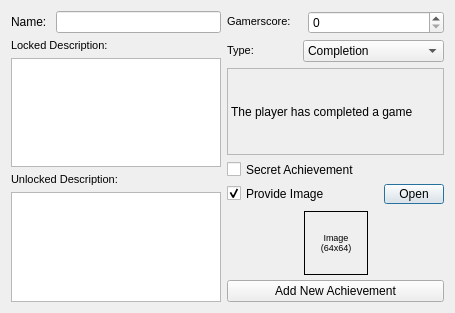
<?xml version="1.0" encoding="UTF-8"?>
<ui version="4.0">
 <class>AchievementInjectorDialog</class>
 <widget class="QDialog" name="AchievementInjectorDialog">
  <property name="geometry">
   <rect>
    <x>0</x>
    <y>0</y>
    <width>455</width>
    <height>313</height>
   </rect>
  </property>
  <property name="maximumSize">
   <size>
    <width>455</width>
    <height>313</height>
   </size>
  </property>
  <property name="windowTitle">
   <string>Achievement Adder Dialog</string>
  </property>
  <layout class="QGridLayout" name="gridLayout">
   <item row="0" column="0" rowspan="5">
    <layout class="QVBoxLayout" name="verticalLayout">
     <item>
      <layout class="QHBoxLayout" name="horizontalLayout">
       <item>
        <widget class="QLabel" name="label">
         <property name="text">
          <string>Name: </string>
         </property>
        </widget>
       </item>
       <item>
        <widget class="QLineEdit" name="nameTxt">
         <property name="maxLength">
          <number>25</number>
         </property>
        </widget>
       </item>
      </layout>
     </item>
     <item>
      <layout class="QVBoxLayout" name="verticalLayout_4">
       <item>
        <widget class="QLabel" name="label_6">
         <property name="text">
          <string>&lt;!DOCTYPE HTML PUBLIC &quot;-//W3C//DTD HTML 4.0//EN&quot; &quot;http://www.w3.org/TR/REC-html40/strict.dtd&quot;&gt;
&lt;html&gt;&lt;head&gt;&lt;meta name=&quot;qrichtext&quot; content=&quot;1&quot; /&gt;&lt;style type=&quot;text/css&quot;&gt;
p, li { white-space: pre-wrap; }
&lt;/style&gt;&lt;/head&gt;&lt;body style=&quot; font-family:'MS Shell Dlg 2'; font-size:8.25pt; font-weight:400; font-style:normal;&quot;&gt;
&lt;p style=&quot; margin-top:0px; margin-bottom:0px; margin-left:0px; margin-right:0px; -qt-block-indent:0; text-indent:0px;&quot;&gt;&lt;span style=&quot; font-size:8pt;&quot;&gt;Locked Description:&lt;/span&gt;&lt;/p&gt;&lt;/body&gt;&lt;/html&gt;</string>
         </property>
        </widget>
       </item>
       <item>
        <widget class="QPlainTextEdit" name="lockedDescTxt">
         <property name="minimumSize">
          <size>
           <width>206</width>
           <height>0</height>
          </size>
         </property>
         <property name="maximumBlockCount">
          <number>1</number>
         </property>
        </widget>
       </item>
      </layout>
     </item>
     <item>
      <layout class="QVBoxLayout" name="verticalLayout_3">
       <item>
        <widget class="QLabel" name="label_5">
         <property name="text">
          <string>&lt;!DOCTYPE HTML PUBLIC &quot;-//W3C//DTD HTML 4.0//EN&quot; &quot;http://www.w3.org/TR/REC-html40/strict.dtd&quot;&gt;
&lt;html&gt;&lt;head&gt;&lt;meta name=&quot;qrichtext&quot; content=&quot;1&quot; /&gt;&lt;style type=&quot;text/css&quot;&gt;
p, li { white-space: pre-wrap; }
&lt;/style&gt;&lt;/head&gt;&lt;body style=&quot; font-family:'MS Shell Dlg 2'; font-size:8.25pt; font-weight:400; font-style:normal;&quot;&gt;
&lt;p style=&quot; margin-top:0px; margin-bottom:0px; margin-left:0px; margin-right:0px; -qt-block-indent:0; text-indent:0px;&quot;&gt;&lt;span style=&quot; font-size:8pt;&quot;&gt;Unlocked Description:&lt;/span&gt;&lt;/p&gt;&lt;/body&gt;&lt;/html&gt;</string>
         </property>
        </widget>
       </item>
       <item>
        <widget class="QPlainTextEdit" name="unlockedDescTxt">
         <property name="minimumSize">
          <size>
           <width>206</width>
           <height>0</height>
          </size>
         </property>
         <property name="maximumBlockCount">
          <number>1</number>
         </property>
        </widget>
       </item>
      </layout>
     </item>
    </layout>
   </item>
   <item row="0" column="1">
    <layout class="QHBoxLayout" name="horizontalLayout_5">
     <item>
      <widget class="QLabel" name="label_9">
       <property name="minimumSize">
        <size>
         <width>70</width>
         <height>20</height>
        </size>
       </property>
       <property name="maximumSize">
        <size>
         <width>75</width>
         <height>20</height>
        </size>
       </property>
       <property name="text">
        <string>&lt;!DOCTYPE HTML PUBLIC &quot;-//W3C//DTD HTML 4.0//EN&quot; &quot;http://www.w3.org/TR/REC-html40/strict.dtd&quot;&gt;
&lt;html&gt;&lt;head&gt;&lt;meta name=&quot;qrichtext&quot; content=&quot;1&quot; /&gt;&lt;style type=&quot;text/css&quot;&gt;
p, li { white-space: pre-wrap; }
&lt;/style&gt;&lt;/head&gt;&lt;body style=&quot; font-family:'MS Shell Dlg 2'; font-size:8.25pt; font-weight:400; font-style:normal;&quot;&gt;
&lt;p style=&quot; margin-top:0px; margin-bottom:0px; margin-left:0px; margin-right:0px; -qt-block-indent:0; text-indent:0px;&quot;&gt;&lt;span style=&quot; font-size:8pt;&quot;&gt;Gamerscore:&lt;/span&gt;&lt;/p&gt;&lt;/body&gt;&lt;/html&gt;</string>
       </property>
      </widget>
     </item>
     <item>
      <widget class="QSpinBox" name="gamerscoreSpin">
       <property name="maximum">
        <number>2147483647</number>
       </property>
      </widget>
     </item>
    </layout>
   </item>
   <item row="1" column="1">
    <layout class="QHBoxLayout" name="horizontalLayout_3">
     <item>
      <widget class="QLabel" name="label_7">
       <property name="minimumSize">
        <size>
         <width>70</width>
         <height>20</height>
        </size>
       </property>
       <property name="maximumSize">
        <size>
         <width>70</width>
         <height>20</height>
        </size>
       </property>
       <property name="text">
        <string>&lt;!DOCTYPE HTML PUBLIC &quot;-//W3C//DTD HTML 4.0//EN&quot; &quot;http://www.w3.org/TR/REC-html40/strict.dtd&quot;&gt;
&lt;html&gt;&lt;head&gt;&lt;meta name=&quot;qrichtext&quot; content=&quot;1&quot; /&gt;&lt;style type=&quot;text/css&quot;&gt;
p, li { white-space: pre-wrap; }
&lt;/style&gt;&lt;/head&gt;&lt;body style=&quot; font-family:'MS Shell Dlg 2'; font-size:8.25pt; font-weight:400; font-style:normal;&quot;&gt;
&lt;p style=&quot; margin-top:0px; margin-bottom:0px; margin-left:0px; margin-right:0px; -qt-block-indent:0; text-indent:0px;&quot;&gt;&lt;span style=&quot; font-size:8pt;&quot;&gt;Type:&lt;/span&gt;&lt;/p&gt;&lt;/body&gt;&lt;/html&gt;</string>
       </property>
      </widget>
     </item>
     <item>
      <widget class="QComboBox" name="comboBox">
       <item>
        <property name="text">
         <string>Completion</string>
        </property>
       </item>
       <item>
        <property name="text">
         <string>Leveling</string>
        </property>
       </item>
       <item>
        <property name="text">
         <string>Unlock</string>
        </property>
       </item>
       <item>
        <property name="text">
         <string>Event</string>
        </property>
       </item>
       <item>
        <property name="text">
         <string>Tournament</string>
        </property>
       </item>
       <item>
        <property name="text">
         <string>Checkpoint</string>
        </property>
       </item>
       <item>
        <property name="text">
         <string>Other</string>
        </property>
       </item>
      </widget>
     </item>
    </layout>
   </item>
   <item row="2" column="1">
    <widget class="QLabel" name="typeDescLbl">
     <property name="frameShape">
      <enum>QFrame::StyledPanel</enum>
     </property>
     <property name="text">
      <string>The player has completed a game</string>
     </property>
     <property name="wordWrap">
      <bool>true</bool>
     </property>
    </widget>
   </item>
   <item row="3" column="1">
    <layout class="QVBoxLayout" name="verticalLayout_5">
     <item>
      <widget class="QCheckBox" name="secretChbx">
       <property name="minimumSize">
        <size>
         <width>151</width>
         <height>17</height>
        </size>
       </property>
       <property name="maximumSize">
        <size>
         <width>151</width>
         <height>17</height>
        </size>
       </property>
       <property name="layoutDirection">
        <enum>Qt::LeftToRight</enum>
       </property>
       <property name="text">
        <string>Secret Achievement</string>
       </property>
      </widget>
     </item>
     <item>
      <layout class="QHBoxLayout" name="horizontalLayout_4">
       <item>
        <widget class="QCheckBox" name="imageChbx">
         <property name="minimumSize">
          <size>
           <width>151</width>
           <height>17</height>
          </size>
         </property>
         <property name="maximumSize">
          <size>
           <width>151</width>
           <height>17</height>
          </size>
         </property>
         <property name="layoutDirection">
          <enum>Qt::LeftToRight</enum>
         </property>
         <property name="text">
          <string>Provide Image</string>
         </property>
         <property name="checked">
          <bool>true</bool>
         </property>
        </widget>
       </item>
       <item>
        <widget class="QPushButton" name="openImageBtn">
         <property name="maximumSize">
          <size>
           <width>60</width>
           <height>20</height>
          </size>
         </property>
         <property name="text">
          <string>Open</string>
         </property>
         <property name="icon">
          <iconset resource="images.qrc">
           <normaloff>:/images/open.png</normaloff>:/images/open.png</iconset>
         </property>
        </widget>
       </item>
      </layout>
     </item>
    </layout>
   </item>
   <item row="4" column="1">
    <layout class="QVBoxLayout" name="verticalLayout_2">
     <item>
      <layout class="QHBoxLayout" name="horizontalLayout_2">
       <item>
        <spacer name="horizontalSpacer">
         <property name="orientation">
          <enum>Qt::Horizontal</enum>
         </property>
         <property name="sizeHint" stdset="0">
          <size>
           <width>40</width>
           <height>20</height>
          </size>
         </property>
        </spacer>
       </item>
       <item>
        <widget class="QLabel" name="chievImg">
         <property name="minimumSize">
          <size>
           <width>64</width>
           <height>64</height>
          </size>
         </property>
         <property name="maximumSize">
          <size>
           <width>64</width>
           <height>62</height>
          </size>
         </property>
         <property name="font">
          <font>
           <family>Arial</family>
           <pointsize>9</pointsize>
          </font>
         </property>
         <property name="cursor">
          <cursorShape>ArrowCursor</cursorShape>
         </property>
         <property name="frameShape">
          <enum>QFrame::Box</enum>
         </property>
         <property name="text">
          <string>&lt;center style=&quot;font-size:7pt&quot;&gt;Image&lt;br /&gt;(64x64)&lt;/center&gt;</string>
         </property>
         <property name="alignment">
          <set>Qt::AlignCenter</set>
         </property>
         <property name="wordWrap">
          <bool>true</bool>
         </property>
        </widget>
       </item>
       <item>
        <spacer name="horizontalSpacer_2">
         <property name="orientation">
          <enum>Qt::Horizontal</enum>
         </property>
         <property name="sizeHint" stdset="0">
          <size>
           <width>40</width>
           <height>20</height>
          </size>
         </property>
        </spacer>
       </item>
      </layout>
     </item>
     <item>
      <widget class="QPushButton" name="pushButton">
       <property name="text">
        <string>Add New Achievement</string>
       </property>
       <property name="icon">
        <iconset resource="images.qrc">
         <normaloff>:/images/add.png</normaloff>:/images/add.png</iconset>
       </property>
      </widget>
     </item>
    </layout>
   </item>
  </layout>
 </widget>
 <resources>
  <include location="images.qrc"/>
 </resources>
 <connections/>
</ui>
